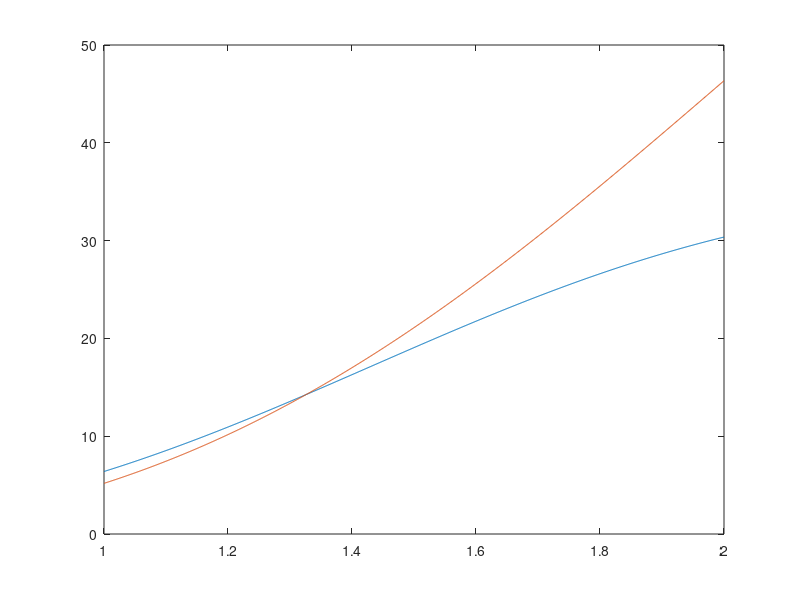

This chart was generated by the following MATLAB code:
clear all;
cd('D:\TuanShu');
lam_f=(1:0.001:2)';
lam_s=lam_f/2;
lam_t=lam_f/3;
T=25;

% ne = refractive index for extrordinary ray

	        a_CLT=4.514261;           
		    b_CLT=0.011901;
		    c_CLT=0.110744;
            d_CLT=-0.02323;
            e_CLT=0.076144;
            f_CLT=0.195596;
            bT_CLT=(1.82194*1E-8)*(T+273.15)^2;
            cT_CLT=(1.5662*1E-8)*(T+273.15)^2;
            
            ne_f_CLT=(a_CLT+(b_CLT+bT_CLT)./(lam_f.^2-(c_CLT+cT_CLT).^2)+e_CLT./(lam_f.^2-f_CLT^2)+d_CLT*lam_f.^2).^0.5 ;
		    ne_s_CLT=(a_CLT+(b_CLT+bT_CLT)./(lam_s.^2-(c_CLT+cT_CLT).^2)+e_CLT./(lam_s.^2-f_CLT^2)+d_CLT*lam_s.^2).^0.5 ;
            ne_t_CLT=(a_CLT+(b_CLT+bT_CLT)./(lam_t.^2-(c_CLT+cT_CLT).^2)+e_CLT./(lam_t.^2-f_CLT^2)+d_CLT*lam_t.^2).^0.5 ;
            qpm_period_SHG=(ne_s_CLT./lam_s-ne_f_CLT./lam_f-ne_f_CLT./lam_f).^(-1);
            qpm_period_SFGcas3rd=3*(ne_t_CLT./lam_t-ne_f_CLT./lam_f-ne_s_CLT./lam_s).^(-1);

            
%plot(lam_f,ne_s_CLT-ne_f_CLT,lam_f,ne_s_SLT-ne_f_SLT);
plot(lam_f,qpm_period_SHG,lam_f,qpm_period_SFGcas3rd);
M=[lam_f qpm_period_SHG qpm_period_SFGcas3rd];
dlmwrite('CLT_QPM_period.txt',M,'delimiter','\t','newline','pc');